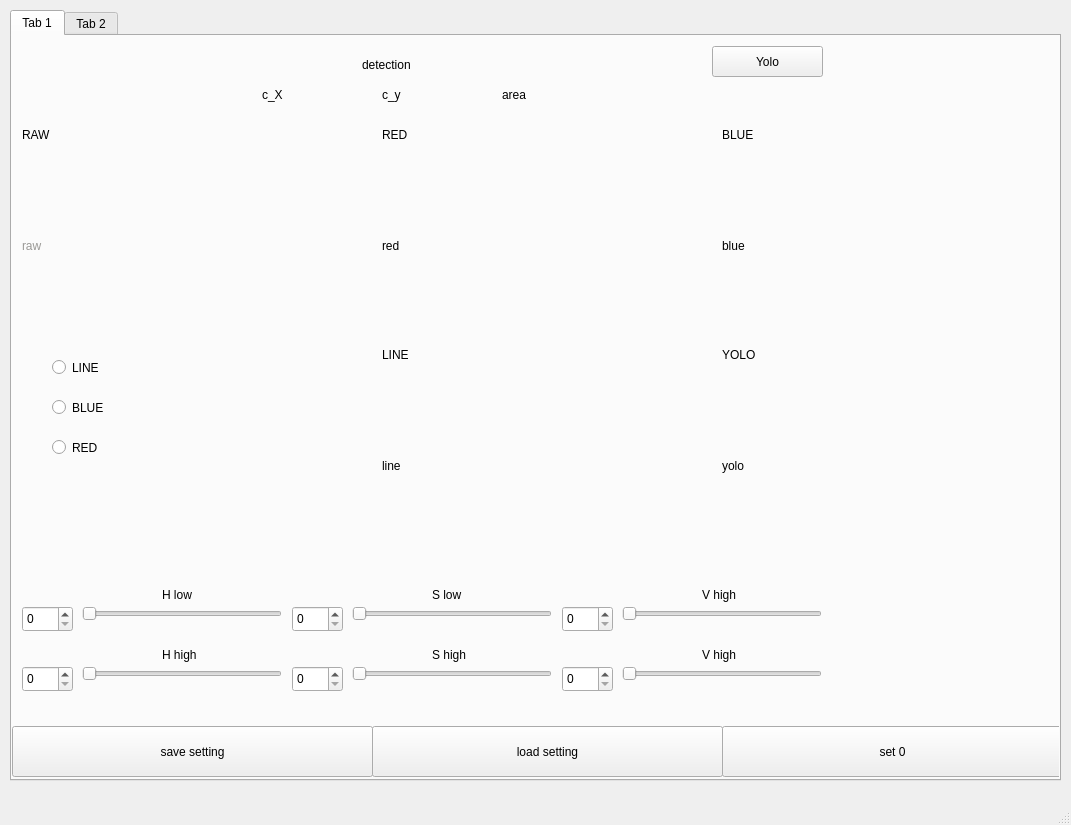
<?xml version="1.0" encoding="UTF-8"?>
<ui version="4.0">
 <class>MainWindow</class>
 <widget class="QMainWindow" name="MainWindow">
  <property name="geometry">
   <rect>
    <x>0</x>
    <y>0</y>
    <width>1071</width>
    <height>825</height>
   </rect>
  </property>
  <property name="windowTitle">
   <string>MainWindow</string>
  </property>
  <widget class="QWidget" name="centralwidget">
   <widget class="QTabWidget" name="tabWidget">
    <property name="geometry">
     <rect>
      <x>10</x>
      <y>10</y>
      <width>1051</width>
      <height>771</height>
     </rect>
    </property>
    <property name="currentIndex">
     <number>0</number>
    </property>
    <widget class="QWidget" name="tab">
     <attribute name="title">
      <string>Tab 1</string>
     </attribute>
     <widget class="QSlider" name="slider_h_low">
      <property name="geometry">
       <rect>
        <x>70</x>
        <y>570</y>
        <width>200</width>
        <height>16</height>
       </rect>
      </property>
      <property name="maximum">
       <number>255</number>
      </property>
      <property name="orientation">
       <enum>Qt::Horizontal</enum>
      </property>
     </widget>
     <widget class="QSlider" name="slider_h_high">
      <property name="geometry">
       <rect>
        <x>70</x>
        <y>630</y>
        <width>200</width>
        <height>16</height>
       </rect>
      </property>
      <property name="maximum">
       <number>255</number>
      </property>
      <property name="orientation">
       <enum>Qt::Horizontal</enum>
      </property>
     </widget>
     <widget class="QSlider" name="slider_s_low">
      <property name="geometry">
       <rect>
        <x>340</x>
        <y>570</y>
        <width>200</width>
        <height>16</height>
       </rect>
      </property>
      <property name="maximum">
       <number>255</number>
      </property>
      <property name="orientation">
       <enum>Qt::Horizontal</enum>
      </property>
     </widget>
     <widget class="QSlider" name="slider_s_high">
      <property name="geometry">
       <rect>
        <x>340</x>
        <y>630</y>
        <width>200</width>
        <height>16</height>
       </rect>
      </property>
      <property name="maximum">
       <number>255</number>
      </property>
      <property name="orientation">
       <enum>Qt::Horizontal</enum>
      </property>
     </widget>
     <widget class="QSlider" name="slider_v_low">
      <property name="geometry">
       <rect>
        <x>610</x>
        <y>570</y>
        <width>200</width>
        <height>16</height>
       </rect>
      </property>
      <property name="maximum">
       <number>255</number>
      </property>
      <property name="orientation">
       <enum>Qt::Horizontal</enum>
      </property>
     </widget>
     <widget class="QSlider" name="slider_v_high">
      <property name="geometry">
       <rect>
        <x>610</x>
        <y>630</y>
        <width>200</width>
        <height>16</height>
       </rect>
      </property>
      <property name="maximum">
       <number>255</number>
      </property>
      <property name="orientation">
       <enum>Qt::Horizontal</enum>
      </property>
     </widget>
     <widget class="QLabel" name="label_detected">
      <property name="geometry">
       <rect>
        <x>350</x>
        <y>20</y>
        <width>67</width>
        <height>17</height>
       </rect>
      </property>
      <property name="text">
       <string>detection</string>
      </property>
     </widget>
     <widget class="QLabel" name="label_center_x">
      <property name="geometry">
       <rect>
        <x>250</x>
        <y>50</y>
        <width>41</width>
        <height>17</height>
       </rect>
      </property>
      <property name="text">
       <string>c_X</string>
      </property>
     </widget>
     <widget class="QLabel" name="label_center_y">
      <property name="geometry">
       <rect>
        <x>370</x>
        <y>50</y>
        <width>41</width>
        <height>17</height>
       </rect>
      </property>
      <property name="text">
       <string>c_y</string>
      </property>
     </widget>
     <widget class="QLabel" name="label_area">
      <property name="geometry">
       <rect>
        <x>490</x>
        <y>50</y>
        <width>41</width>
        <height>17</height>
       </rect>
      </property>
      <property name="text">
       <string>area</string>
      </property>
     </widget>
     <widget class="QSpinBox" name="spinBox_h_low">
      <property name="geometry">
       <rect>
        <x>10</x>
        <y>570</y>
        <width>51</width>
        <height>26</height>
       </rect>
      </property>
      <property name="maximum">
       <number>255</number>
      </property>
     </widget>
     <widget class="QSpinBox" name="spinBox_h_high">
      <property name="geometry">
       <rect>
        <x>10</x>
        <y>630</y>
        <width>51</width>
        <height>26</height>
       </rect>
      </property>
      <property name="maximum">
       <number>255</number>
      </property>
     </widget>
     <widget class="QSpinBox" name="spinBox_s_low">
      <property name="geometry">
       <rect>
        <x>280</x>
        <y>570</y>
        <width>51</width>
        <height>26</height>
       </rect>
      </property>
      <property name="maximum">
       <number>255</number>
      </property>
     </widget>
     <widget class="QSpinBox" name="spinBox_s_high">
      <property name="geometry">
       <rect>
        <x>280</x>
        <y>630</y>
        <width>51</width>
        <height>26</height>
       </rect>
      </property>
      <property name="maximum">
       <number>255</number>
      </property>
     </widget>
     <widget class="QSpinBox" name="spinBox_v_low">
      <property name="geometry">
       <rect>
        <x>550</x>
        <y>570</y>
        <width>51</width>
        <height>26</height>
       </rect>
      </property>
      <property name="maximum">
       <number>255</number>
      </property>
     </widget>
     <widget class="QSpinBox" name="spinBox_v_high">
      <property name="geometry">
       <rect>
        <x>550</x>
        <y>630</y>
        <width>51</width>
        <height>26</height>
       </rect>
      </property>
      <property name="maximum">
       <number>255</number>
      </property>
     </widget>
     <widget class="QPushButton" name="pushButton_save">
      <property name="geometry">
       <rect>
        <x>0</x>
        <y>690</y>
        <width>361</width>
        <height>51</height>
       </rect>
      </property>
      <property name="text">
       <string>save setting</string>
      </property>
     </widget>
     <widget class="QPushButton" name="pushButton_load">
      <property name="geometry">
       <rect>
        <x>360</x>
        <y>690</y>
        <width>351</width>
        <height>51</height>
       </rect>
      </property>
      <property name="text">
       <string>load setting</string>
      </property>
     </widget>
     <widget class="QPushButton" name="pushButton_set0">
      <property name="geometry">
       <rect>
        <x>710</x>
        <y>690</y>
        <width>341</width>
        <height>51</height>
       </rect>
      </property>
      <property name="text">
       <string>set 0</string>
      </property>
     </widget>
     <widget class="QPushButton" name="pushButton_yolo">
      <property name="geometry">
       <rect>
        <x>700</x>
        <y>10</y>
        <width>111</width>
        <height>31</height>
       </rect>
      </property>
      <property name="text">
       <string>Yolo</string>
      </property>
     </widget>
     <widget class="QLabel" name="label">
      <property name="geometry">
       <rect>
        <x>150</x>
        <y>550</y>
        <width>67</width>
        <height>17</height>
       </rect>
      </property>
      <property name="text">
       <string>H low</string>
      </property>
     </widget>
     <widget class="QLabel" name="label_2">
      <property name="geometry">
       <rect>
        <x>150</x>
        <y>610</y>
        <width>67</width>
        <height>17</height>
       </rect>
      </property>
      <property name="text">
       <string>H high</string>
      </property>
     </widget>
     <widget class="QLabel" name="label_3">
      <property name="geometry">
       <rect>
        <x>420</x>
        <y>550</y>
        <width>67</width>
        <height>17</height>
       </rect>
      </property>
      <property name="text">
       <string>S low</string>
      </property>
     </widget>
     <widget class="QLabel" name="label_4">
      <property name="geometry">
       <rect>
        <x>420</x>
        <y>610</y>
        <width>67</width>
        <height>17</height>
       </rect>
      </property>
      <property name="text">
       <string>S high</string>
      </property>
     </widget>
     <widget class="QLabel" name="label_5">
      <property name="geometry">
       <rect>
        <x>690</x>
        <y>550</y>
        <width>67</width>
        <height>17</height>
       </rect>
      </property>
      <property name="text">
       <string>V high</string>
      </property>
     </widget>
     <widget class="QLabel" name="label_6">
      <property name="geometry">
       <rect>
        <x>690</x>
        <y>610</y>
        <width>67</width>
        <height>17</height>
       </rect>
      </property>
      <property name="text">
       <string>V high</string>
      </property>
     </widget>
     <widget class="QLabel" name="label_7">
      <property name="geometry">
       <rect>
        <x>10</x>
        <y>90</y>
        <width>67</width>
        <height>17</height>
       </rect>
      </property>
      <property name="text">
       <string>RAW</string>
      </property>
     </widget>
     <widget class="QLabel" name="label_8">
      <property name="geometry">
       <rect>
        <x>370</x>
        <y>90</y>
        <width>67</width>
        <height>17</height>
       </rect>
      </property>
      <property name="text">
       <string>RED</string>
      </property>
     </widget>
     <widget class="QLabel" name="label_9">
      <property name="geometry">
       <rect>
        <x>710</x>
        <y>90</y>
        <width>67</width>
        <height>17</height>
       </rect>
      </property>
      <property name="text">
       <string>BLUE</string>
      </property>
     </widget>
     <widget class="QRadioButton" name="radioButton_red">
      <property name="geometry">
       <rect>
        <x>40</x>
        <y>400</y>
        <width>112</width>
        <height>23</height>
       </rect>
      </property>
      <property name="text">
       <string>RED</string>
      </property>
     </widget>
     <widget class="QRadioButton" name="radioButton_blue">
      <property name="geometry">
       <rect>
        <x>40</x>
        <y>360</y>
        <width>112</width>
        <height>23</height>
       </rect>
      </property>
      <property name="text">
       <string>BLUE</string>
      </property>
     </widget>
     <widget class="QRadioButton" name="radioButton_line">
      <property name="geometry">
       <rect>
        <x>40</x>
        <y>320</y>
        <width>112</width>
        <height>23</height>
       </rect>
      </property>
      <property name="text">
       <string>LINE</string>
      </property>
     </widget>
     <widget class="QLabel" name="label_raw">
      <property name="geometry">
       <rect>
        <x>10</x>
        <y>120</y>
        <width>320</width>
        <height>180</height>
       </rect>
      </property>
      <property name="styleSheet">
       <string notr="true">color:rgb(154, 153, 150);</string>
      </property>
      <property name="text">
       <string>raw</string>
      </property>
     </widget>
     <widget class="QLabel" name="label_red">
      <property name="geometry">
       <rect>
        <x>370</x>
        <y>120</y>
        <width>320</width>
        <height>180</height>
       </rect>
      </property>
      <property name="text">
       <string>red</string>
      </property>
     </widget>
     <widget class="QLabel" name="label_blue">
      <property name="geometry">
       <rect>
        <x>710</x>
        <y>120</y>
        <width>320</width>
        <height>180</height>
       </rect>
      </property>
      <property name="text">
       <string>blue</string>
      </property>
     </widget>
     <widget class="QLabel" name="label_line">
      <property name="geometry">
       <rect>
        <x>370</x>
        <y>340</y>
        <width>320</width>
        <height>180</height>
       </rect>
      </property>
      <property name="text">
       <string>line</string>
      </property>
     </widget>
     <widget class="QLabel" name="label_10">
      <property name="geometry">
       <rect>
        <x>370</x>
        <y>310</y>
        <width>67</width>
        <height>17</height>
       </rect>
      </property>
      <property name="text">
       <string>LINE</string>
      </property>
     </widget>
     <widget class="QLabel" name="label_11">
      <property name="geometry">
       <rect>
        <x>710</x>
        <y>310</y>
        <width>67</width>
        <height>17</height>
       </rect>
      </property>
      <property name="text">
       <string>YOLO</string>
      </property>
     </widget>
     <widget class="QLabel" name="label_yolo">
      <property name="geometry">
       <rect>
        <x>710</x>
        <y>340</y>
        <width>320</width>
        <height>180</height>
       </rect>
      </property>
      <property name="text">
       <string>yolo</string>
      </property>
     </widget>
    </widget>
    <widget class="QWidget" name="tab_2">
     <attribute name="title">
      <string>Tab 2</string>
     </attribute>
    </widget>
   </widget>
  </widget>
  <widget class="QMenuBar" name="menubar">
   <property name="geometry">
    <rect>
     <x>0</x>
     <y>0</y>
     <width>1071</width>
     <height>22</height>
    </rect>
   </property>
  </widget>
  <widget class="QStatusBar" name="statusbar"/>
 </widget>
 <resources/>
 <connections/>
</ui>
